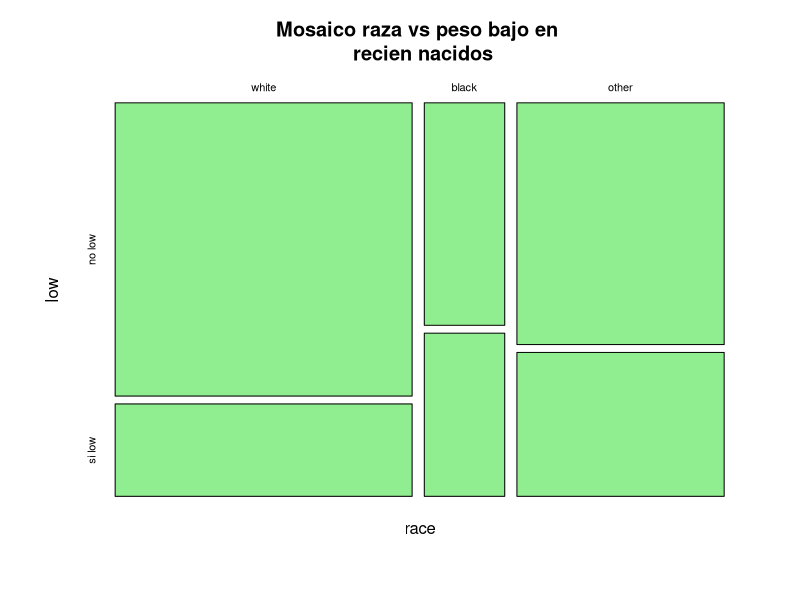
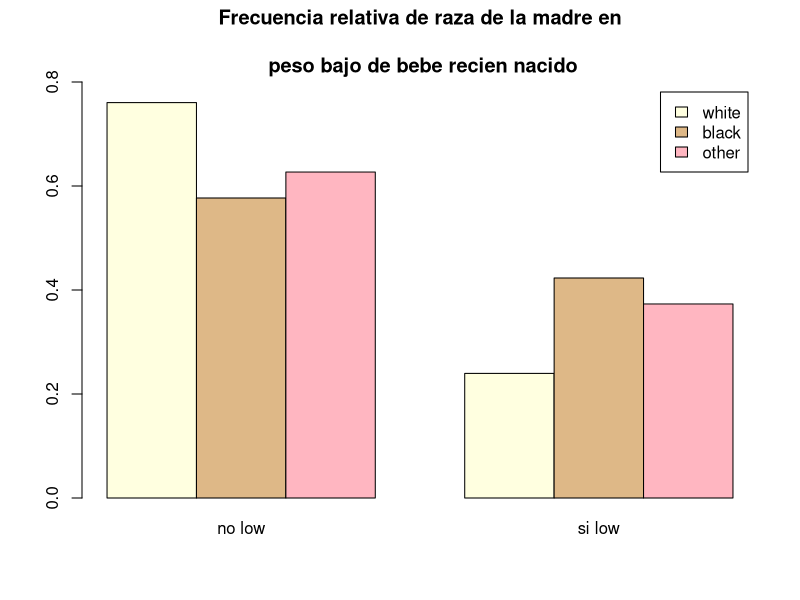
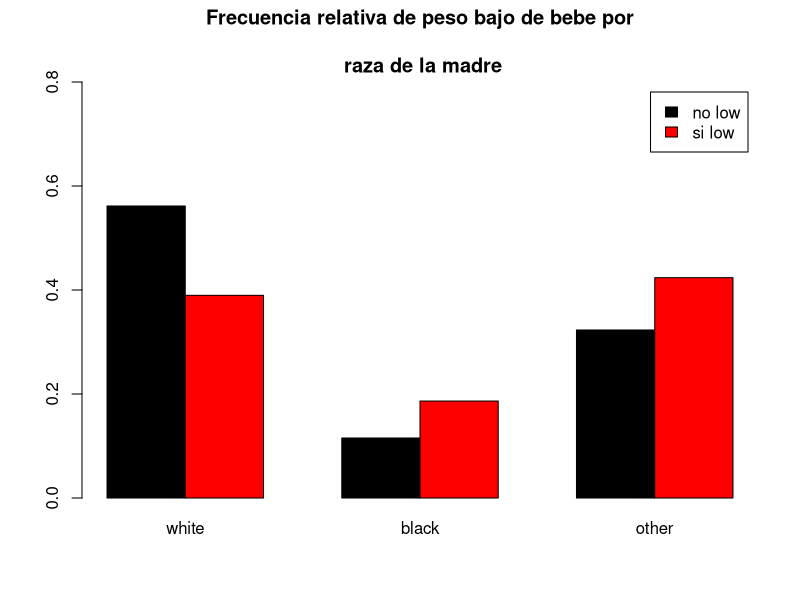
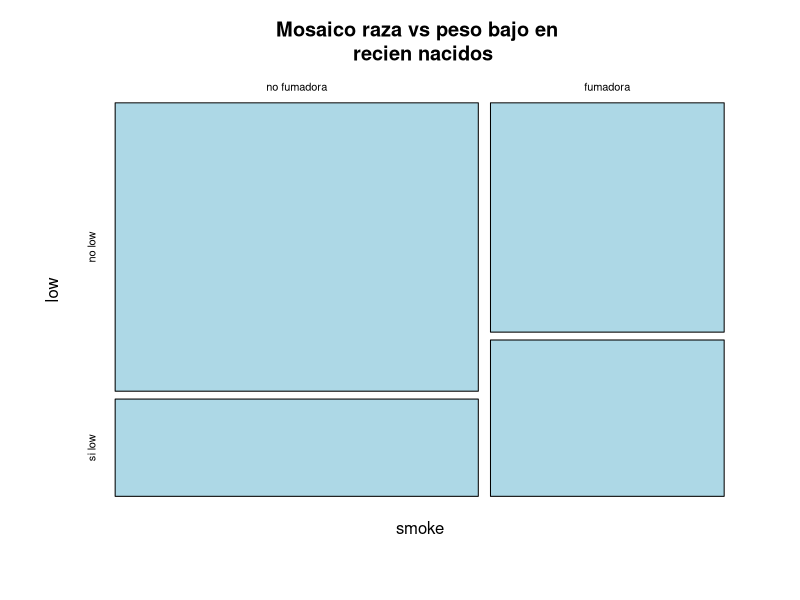
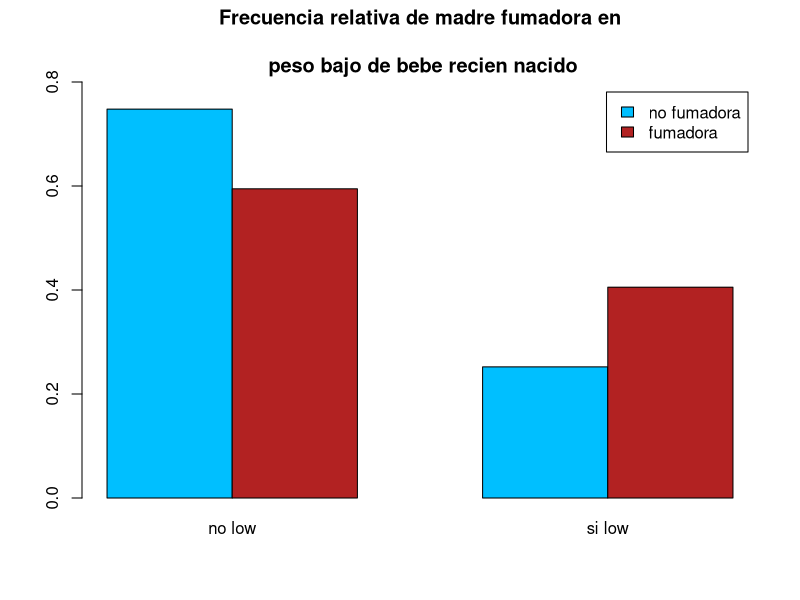
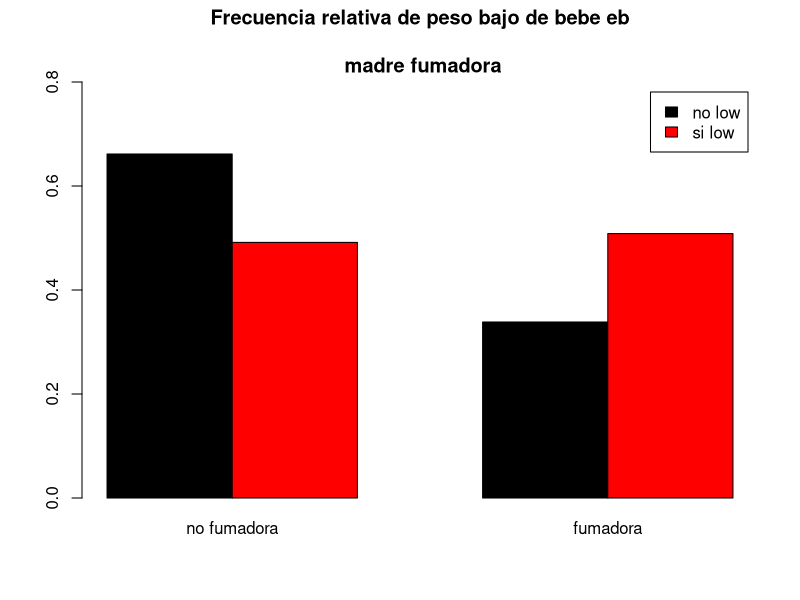
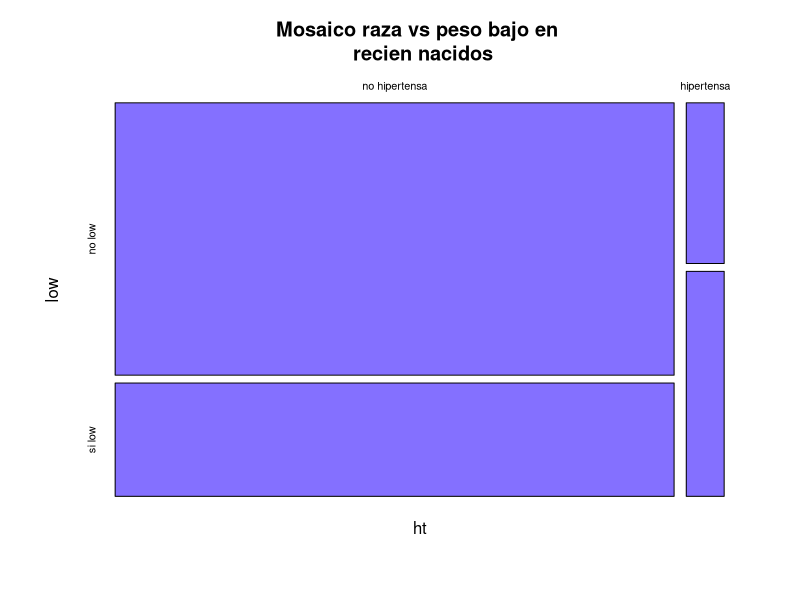
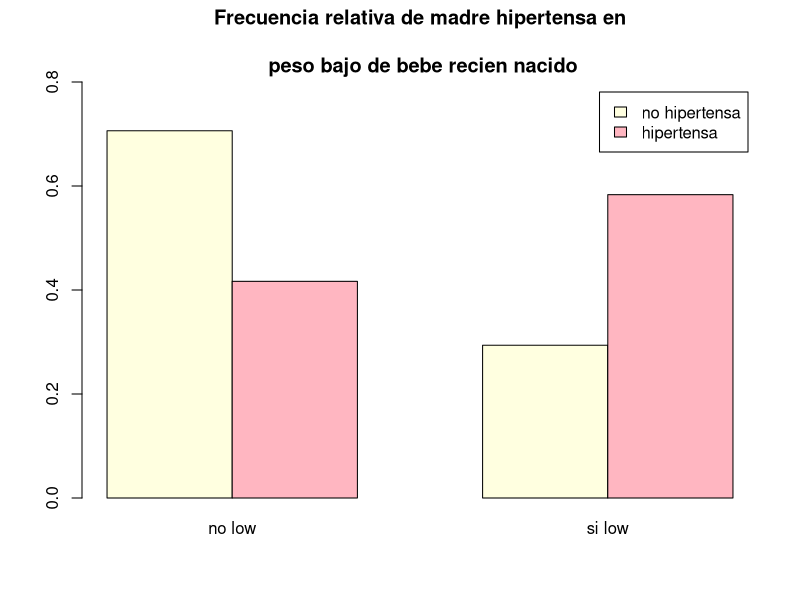

Generate these figures, in order, with R:
## ---- chunk 1
install.packages("MASS", dep =TRUE)

library(MASS)
bt=birthwt
str(bt)
head(bt,5)
help("birthwt") 
## ---- chunk 2
race <- factor(bt$race, labels = c("white", "black", "other"))
low<-factor(bt$low, labels = c("no low", "si low"))
prop.table(table(race,low), margin=1) # Frec Relativa Marginal de raza
prop.table(table(race,low), margin=2) # Frec Relativa Marginal de peso
## ---- chunk 3
plot(table(race,low), col="lightgreen", main= "Mosaico raza vs peso bajo en \n recien nacidos" )
## ---- chunk 4
barplot(prop.table(table(race,low), margin=1), beside =T, ylim = c(0,0.8),
        legend.text = T, col=c("lightyellow", "burlywood", "lightpink"),
        main = "Frecuencia relativa de raza de la madre en
        \n peso bajo de bebe recien nacido")

barplot(t(prop.table(table(race,low), margin=2)), beside = T, ylim = c(0,0.8),
        legend.text = T, col=c("black", "red"),
        main = "Frecuencia relativa de peso bajo de bebe por
        \n raza de la madre")
## ---- chunk 5
smoke<-factor(bt$smoke, labels = c("no fumadora", "fumadora"))
low<-factor(bt$low, labels = c("no low", "si low"))
table(smoke,low)
round(prop.table(table(smoke,low), margin=1),3) # Frec Relativa Marginal de condicion de fumadora 
round(prop.table(table(smoke,low), margin=2),3) # Frec Relativa Marginal de bajo peso del bebe

plot(table(smoke,low), col="lightblue", main= "Mosaico raza vs peso bajo en \n recien nacidos" )

barplot(prop.table(table(smoke,low), margin=1), beside = T, ylim = c(0,0.8),
        legend.text = T, col=c("deepskyblue", "firebrick"),
        main = "Frecuencia relativa de madre fumadora en
        \n peso bajo de bebe recien nacido")

barplot(t(prop.table(table(smoke,low), margin=2)), beside = T, ylim = c(0,0.8),
        legend.text = T, col=c("black", "red"),
        main = "Frecuencia relativa de peso bajo de bebe eb
        \n madre fumadora")
## ---- chunk 6
ht<-factor(bt$ht, labels = c("no hipertensa", "hipertensa"))
low<-factor(bt$low, labels = c("no low", "si low"))
table(ht,low)
round(prop.table(table(ht,low), margin=1),3)  # Frec Relativa Marginal de condicion de hipertension de la madre 
round(prop.table(table(ht,low), margin=2),3)  # Frec Relativa Marginal de condicion de bajo peso del bebe

plot(table(ht,low), col="lightslateblue", main= "Mosaico raza vs peso bajo en \n recien nacidos" )

barplot(prop.table(table(ht,low), margin=1), beside = T, ylim = c(0,0.8),
        legend.text = T, col=c("lightyellow", "lightpink"),
        main = "Frecuencia relativa de madre hipertensa en
        \n peso bajo de bebe recien nacido")

barplot(t(prop.table(table(ht,low), margin=2)), beside = T, ylim = c(0,1),
        legend.text = T, col=c("black", "red"),
        main = "Frecuencia relativa de peso bajo de bebe en
        \n madre hipertensa")
## ---- chunk 7
ftable(prop.table(table(race,smoke,low), margin = c(1,2)))
## ---- chunk 8
plot(prop.table(table(race,smoke,low), margin = c(1,2)),
     main= "Mosaico de Frecuencias relativa margina de raza y condicion de \n
     fumadora de la madre en peso del bebe", col= "blue")
